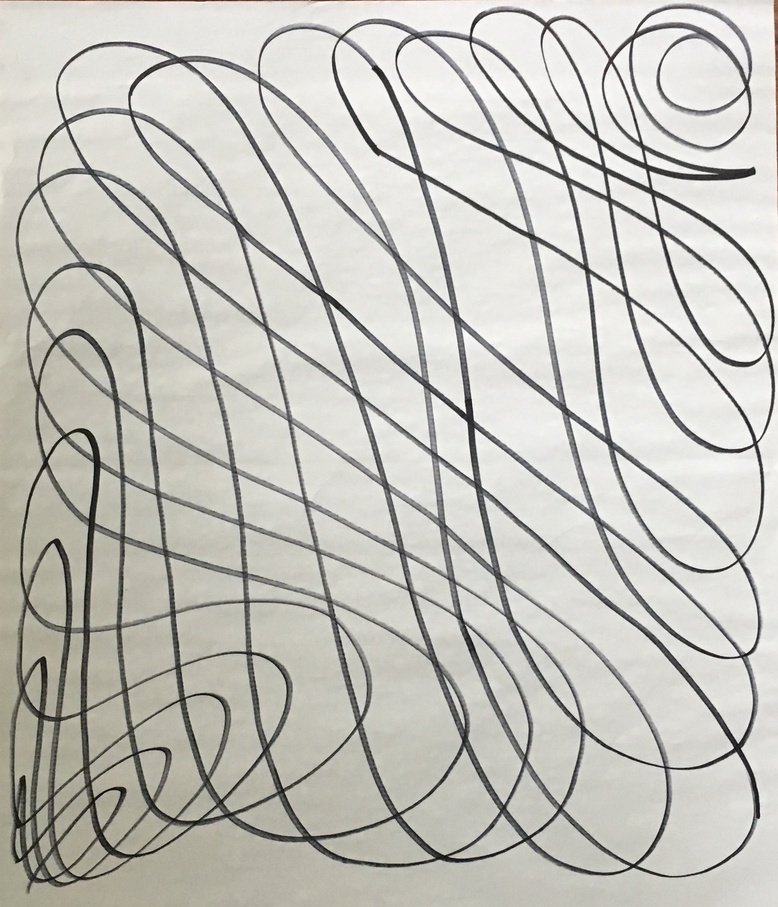
#> input picture notebooks/IMG-0762.JPG, 778 x 907 px, shrunk from 1867 x 2175 before the run
$ jupyter execute 2018-06-23-Image-segmentation-on-flourishes.ipynb   (shell and % lines are left out)
#> lines starting #> are read from the running program, lines starting #| are printed output that depends on the picture
# Image transforms on a flourish

[cell 1]
import skimage.io, skimage.transform, skimage.exposure, skimage.morphology, skimage.filters, skimage.feature

[cell 2]
flourish = skimage.io.imread('IMG-0762.JPG')
#> flourish is the input picture: shape (907, 778, 3); mean R, G, B 195.2, 194.2, 187.6

# The original drawing.

It was drawn on one of them [big post its]().

[cell 3]
skimage.io.imshow(flourish)

[cell 4]
skimage.io.imshow(
    skimage.measure.label(
        skimage.color.rgb2gray(flourish)>.6))
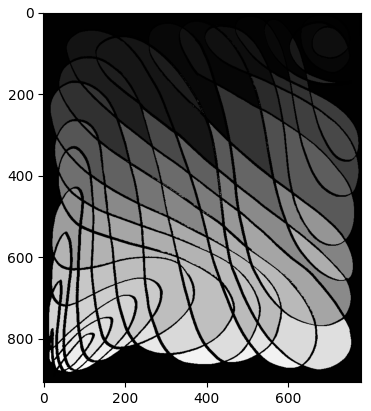
#> figure drawn by matplotlib, 1 panel

[cell 5]
skimage.io.imshow(
    skimage.measure.label(
        skimage.color.rgb2gray(flourish)>.6));

## Skeletonized flourish

[cell 6]
skimage.io.imshow(
    skimage.morphology.binary_dilation(
        skimage.morphology.skeletonize(skimage.color.rgb2gray(flourish)>.6),
        skimage.morphology.disk(5)
    ));
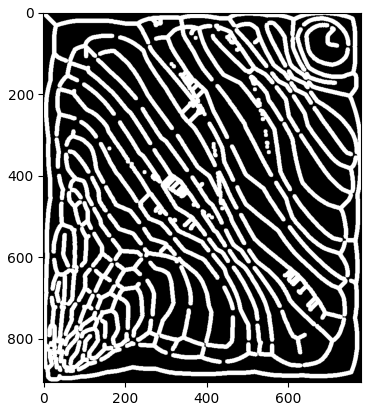
#> figure drawn by matplotlib, 1 panel
